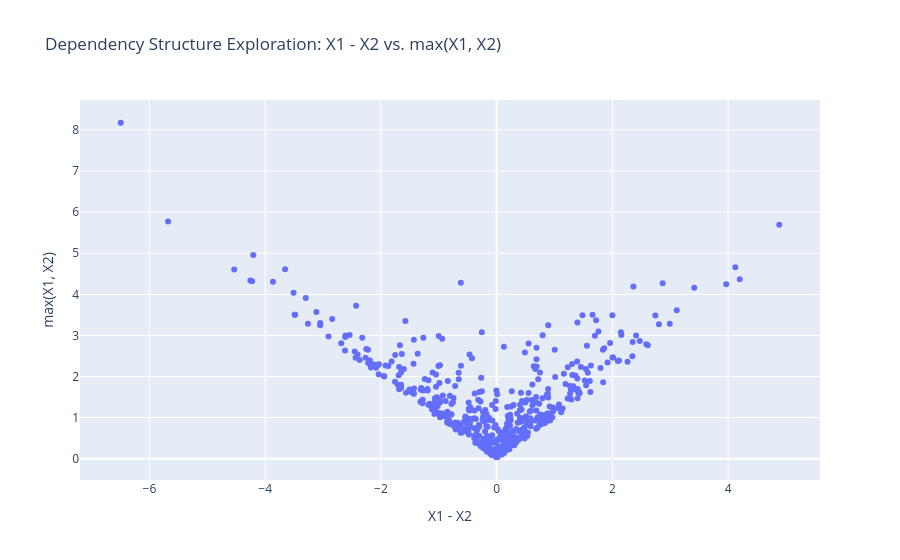

Write notebook code for a chart like this one.
### Markdown cell above
### Comment:

The scatter plot shows a relationship between $X_1$ and $\min(X_1, X_2)$, so these random variables are dependent. To prove dependency, we just have to show that one depends on the other. From the graph we can notice that $\min(X_1, X_2) \le X_1$, so one idea is to compare $f_{M | X_1}$ to $f_{M}$.

### Code cell
x = df['X1-X2']
y = df['max(X1,X2)']

fig = px.scatter(
    x = x,
    y = y,
    title = 'Dependency Structure Exploration: X1 - X2 vs. max(X1, X2)',
    labels = {'x': 'X1 - X2', 'y': 'max(X1, X2)'},
)
fig.show()

### Figure 1 — Plotly figure (JSON) as saved in the notebook; plotly's stock layout.template omitted (floating-point values rounded to 4 significant figures; data arrays with more than 128 entries replaced by an {"elided": "..."} marker saying what was removed)
{"data": [{"hovertemplate": "X1 - X2=%{x}<br>max(X1, X2)=%{y}<extra></extra>", "legendgroup": "", "marker": {"color": "#636efa", "symbol": "circle"}, "mode": "markers", "name": "", "orientation": "v", "showlegend": false, "type": "scatter", "x": {"elided": "500 float values"}, "xaxis": "x", "y": {"elided": "500 float values"}, "yaxis": "y"}], "layout": {"legend": {"tracegroupgap": 0}, "title": {"text": "Dependency Structure Exploration: X1 - X2 vs. max(X1, X2)"}, "xaxis": {"anchor": "y", "domain": [0, 1], "title": {"text": "X1 - X2"}}, "yaxis": {"anchor": "x", "domain": [0, 1], "title": {"text": "max(X1, X2)"}}}}
